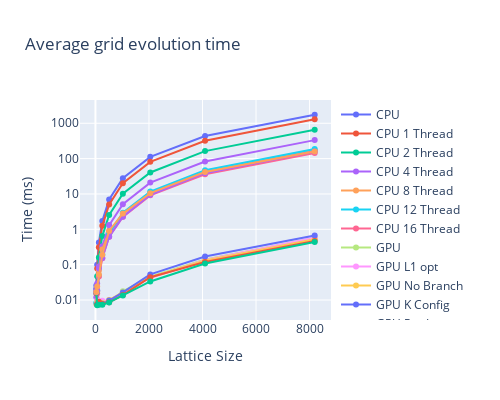

Write notebook code for a chart like this one.
### Code cell
fig = go.Figure()
for name, df, _ in runs:
    fig.add_trace(go.Scatter(
        x=df["size"],
        y=df["avgEvolveTime"] / 1e6,  # time is originally in ns
        mode="lines+markers",
        name=name,
    ))
fig.update_layout(title="Average grid evolution time", xaxis_title='Lattice Size', yaxis_title="Time (ms)", width=500, height=400)
fig.update_yaxes(type="log")
fig.show()

### Figure 1 — Plotly figure (JSON) as saved in the notebook; plotly's stock layout.template omitted (floating-point values rounded to 4 significant figures)
{"data": [{"mode": "lines+markers", "name": "CPU", "type": "scatter", "x": [32, 64, 128, 256, 512, 1024, 2048, 4096, 8192], "y": [0.02575, 0.09994, 0.4201, 1.708, 7.019, 27.96, 112.1, 437.9, 1742.0]}, {"mode": "lines+markers", "name": "CPU 1 Thread", "type": "scatter", "x": [32, 64, 128, 256, 512, 1024, 2048, 4096, 8192], "y": [0.02027, 0.0778, 0.3099, 1.252, 5.06, 20.21, 80.95, 319.5, 1298.0]}, {"mode": "lines+markers", "name": "CPU 2 Thread", "type": "scatter", "x": [32, 64, 128, 256, 512, 1024, 2048, 4096, 8192], "y": [0.01684, 0.04669, 0.1588, 0.6417, 2.531, 10.17, 40.57, 163.2, 651.7]}, {"mode": "lines+markers", "name": "CPU 4 Thread", "type": "scatter", "x": [32, 64, 128, 256, 512, 1024, 2048, 4096, 8192], "y": [0.01189, 0.02912, 0.08876, 0.333, 1.315, 5.119, 20.94, 83.04, 333.9]}, {"mode": "lines+markers", "name": "CPU 8 Thread", "type": "scatter", "x": [32, 64, 128, 256, 512, 1024, 2048, 4096, 8192], "y": [0.007688, 0.01728, 0.06802, 0.269, 0.8216, 2.688, 10.74, 43.18, 172.9]}, {"mode": "lines+markers", "name": "CPU 12 Thread", "type": "scatter", "x": [32, 64, 128, 256, 512, 1024, 2048, 4096, 8192], "y": [0.008366, 0.01814, 0.04824, 0.1903, 0.7471, 2.932, 11.71, 47.15, 187.5]}, {"mode": "lines+markers", "name": "CPU 16 Thread", "type": "scatter", "x": [32, 64, 128, 256, 512, 1024, 2048, 4096, 8192], "y": [0.01735, 0.01517, 0.04622, 0.1513, 0.6161, 2.251, 9.14, 36.21, 144.6]}, {"mode": "lines+markers", "name": "GPU", "type": "scatter", "x": [32, 64, 128, 256, 512, 1024, 2048, 4096, 8192], "y": [0.01671, 0.008172, 0.009197, 0.007928, 0.00899, 0.01753, 0.04532, 0.1406, 0.5637]}, {"mode": "lines+markers", "name": "GPU L1 opt", "type": "scatter", "x": [32, 64, 128, 256, 512, 1024, 2048, 4096, 8192], "y": [0.01917, 0.009755, 0.007397, 0.009513, 0.009844, 0.01575, 0.04207, 0.1354, 0.5805]}, {"mode": "lines+markers", "name": "GPU No Branch", "type": "scatter", "x": [32, 64, 128, 256, 512, 1024, 2048, 4096, 8192], "y": [0.01615, 0.008634, 0.00799, 0.008212, 0.01001, 0.01607, 0.04349, 0.131, 0.5264]}, {"mode": "lines+markers", "name": "GPU K Config", "type": "scatter", "x": [32, 64, 128, 256, 512, 1024, 2048, 4096, 8192], "y": [0.02036, 0.007646, 0.0081, 0.007817, 0.009608, 0.0164, 0.05288, 0.1698, 0.6684]}, {"mode": "lines+markers", "name": "GPU Pre Increment", "type": "scatter", "x": [32, 64, 128, 256, 512, 1024, 2048, 4096, 8192], "y": [0.01562, 0.007396, 0.008912, 0.007747, 0.008573, 0.01373, 0.0441, 0.1192, 0.4693]}, {"mode": "lines+markers", "name": "GPU 6", "type": "scatter", "x": [32, 64, 128, 256, 512, 1024, 2048, 4096, 8192], "y": [0.0162, 0.007097, 0.007327, 0.007363, 0.008557, 0.01349, 0.03346, 0.1078, 0.4356]}, {"mode": "lines+markers", "name": "CPU Reduction", "type": "scatter", "x": [32, 64, 128, 256, 512, 1024, 2048, 4096, 8192], "y": [0.01654, 0.01873, 0.07944, 0.1552, 0.6185, 2.273, 9.44, 38.77, 159.8]}, {"mode": "lines+markers", "name": "CPU Critical", "type": "scatter", "x": [32, 64, 128, 256, 512, 1024, 2048, 4096, 8192], "y": [0.01684, 0.02413, 0.05281, 0.1907, 0.9014, 2.807, 10.52, 41.79, 159.5]}], "layout": {"height": 400, "title": {"text": "Average grid evolution time"}, "width": 500, "xaxis": {"title": {"text": "Lattice Size"}}, "yaxis": {"title": {"text": "Time (ms)"}, "type": "log"}}}
